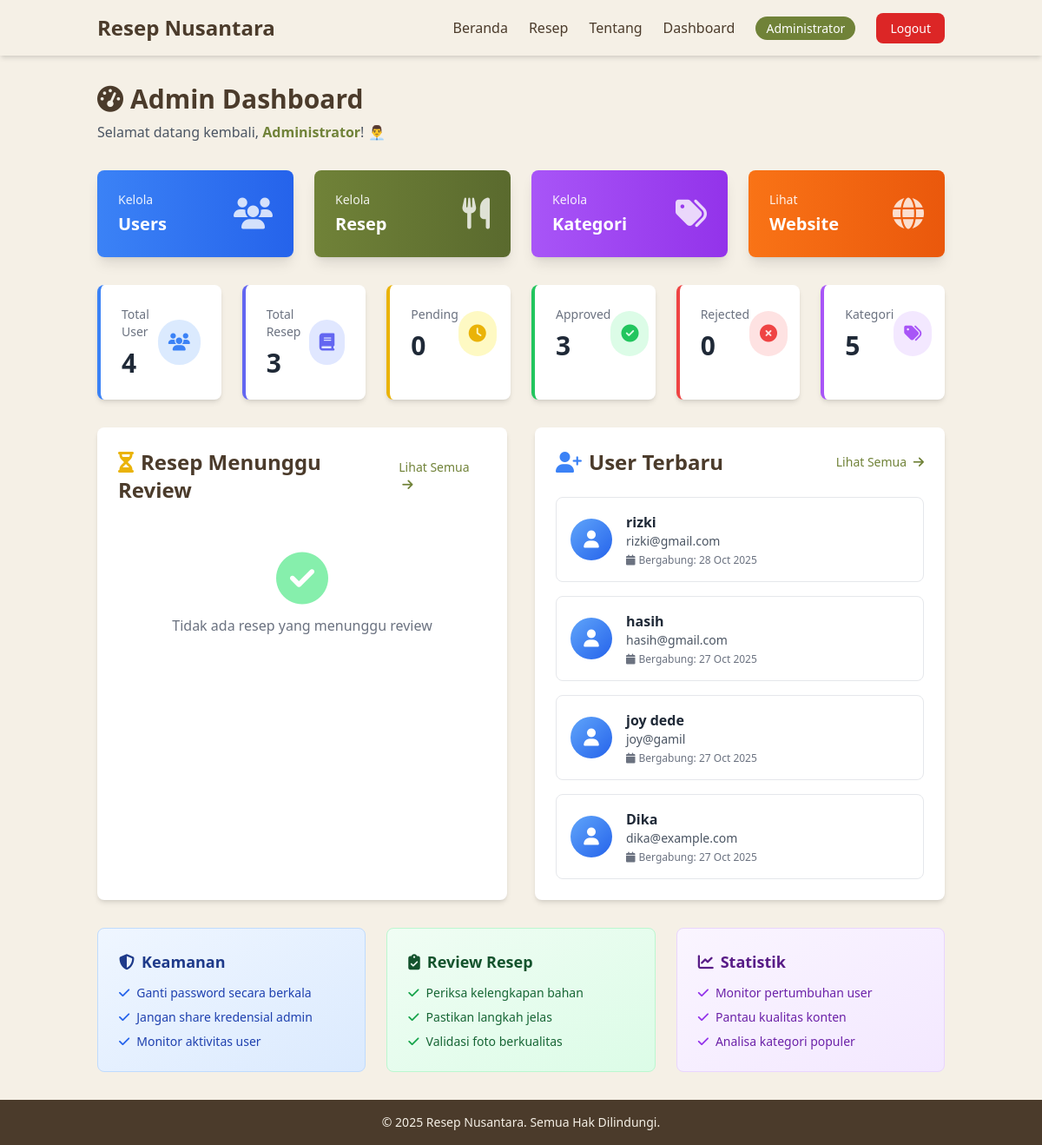
Page /admin/dashboard.php (signed in) on the committed database.
### tables this page shows
CREATE TABLE `users` (
  `id` int(11) NOT NULL,
  `name` varchar(100) NOT NULL,
  `email` varchar(100) NOT NULL,
  `password` varchar(255) NOT NULL,
  `role` enum('admin','user') DEFAULT 'user',
  `created_at` datetime DEFAULT current_timestamp(),
  `updated_at` datetime DEFAULT current_timestamp() ON UPDATE current_timestamp()
);

### admin/dashboard.php (the view, shortened to what this page needs)
<?php
require_once __DIR__ . '/../includes/auth_check.php';
$admin_name = $_SESSION['name'];
$stats_query = "SELECT
    (SELECT COUNT(*) FROM users WHERE role = 'user') as total_users,
    (SELECT COUNT(*) FROM recipes) as total_recipes,
    (SELECT COUNT(*) FROM recipes WHERE status = 'pending') as pending_recipes,
    (SELECT COUNT(*) FROM recipes WHERE status = 'approved') as approved_recipes,
    (SELECT COUNT(*) FROM recipes WHERE status = 'rejected') as rejected_recipes,
    (SELECT COUNT(*) FROM categories) as total_categories";
$stats_result = $conn->query($stats_query);
$stats = $stats_result->fetch_assoc();
$pending_query = "SELECT r.id, r.title, r.created_at, u.name as author_name, u.email as author_email,
    (SELECT GROUP_CONCAT(c.name SEPARATOR ', ')
     FROM recipe_categories rc
     JOIN categories c ON rc.category_id = c.id
     WHERE rc.recipe_id = r.id) as categories
    FROM recipes r
    JOIN users u ON r.user_id = u.id
    WHERE r.status = 'pending'
    ORDER BY r.created_at ASC
    LIMIT 5";
$pending_recipes = $conn->query($pending_query);
$recent_users_query = "SELECT id, name, email, created_at FROM users
    WHERE role = 'user'
    ORDER BY created_at DESC
    LIMIT 5";
$recent_users = $conn->query($recent_users_query);
include '../includes/header.php';
?>
<main class="flex-grow container mx-auto px-6 py-8">
    <div class="mb-8">
        <h1 class="text-3xl font-bold text-[#4b3b2b] mb-2">
            <i class="fas fa-tachometer-alt mr-2"></i>Admin Dashboard
        </h1>
        <p class="text-gray-600">Selamat datang kembali, <span class="font-semibold text-[#708238]"><?php echo htmlspecialchars($admin_name); ?></span>! 👨‍💼</p>
    </div>
    <div class="grid grid-cols-1 md:grid-cols-4 gap-6 mb-8">
        <a href="manage_users.php" class="bg-gradient-to-r from-blue-500 to-blue-600 text-white rounded-lg p-6 shadow-lg hover:shadow-xl transition transform hover:-translate-y-1">
            <div class="flex items-center justify-between">
                <div>
                    <p class="text-sm opacity-90">Kelola</p>
                    <h3 class="text-xl font-bold mt-1">Users</h3>
                </div>
                <i class="fas fa-users text-4xl opacity-80"></i>
            </div>
        </a>
        <a href="manage_recipes.php" class="bg-gradient-to-r from-[#708238] to-[#5a6a2e] text-white rounded-lg p-6 shadow-lg hover:shadow-xl transition transform hover:-translate-y-1">
            <div class="flex items-center justify-between">
                <div>
                    <p class="text-sm opacity-90">Kelola</p>
                    <h3 class="text-xl font-bold mt-1">Resep</h3>
                </div>
                <i class="fas fa-utensils text-4xl opacity-80"></i>
            </div>
        </a>
        <a href="manage_categories.php" class="bg-gradient-to-r from-purple-500 to-purple-600 text-white rounded-lg p-6 shadow-lg hover:shadow-xl transition transform hover:-translate-y-1">
            <div class="flex items-center justify-between">
                <div>
                    <p class="text-sm opacity-90">Kelola</p>
                    <h3 class="text-xl font-bold mt-1">Kategori</h3>
                </div>
                <i class="fas fa-tags text-4xl opacity-80"></i>
            </div>
        </a>
        <a href="../index.php" class="bg-gradient-to-r from-orange-500 to-orange-600 text-white rounded-lg p-6 shadow-lg hover:shadow-xl transition transform hover:-translate-y-1">
            <div class="flex items-center justify-between">
                <div>
                    <p class="text-sm opacity-90">Lihat</p>
                    <h3 class="text-xl font-bold mt-1">Website</h3>
                </div>
                <i class="fas fa-globe text-4xl opacity-80"></i>
            </div>
        </a>
    </div>
    <div class="grid grid-cols-1 md:grid-cols-2 lg:grid-cols-6 gap-6 mb-8">
        <div class="bg-white rounded-lg shadow-md p-6 border-l-4 border-blue-500">
            <div class="flex items-center justify-between">
                <div>
                    <p class="text-gray-500 text-sm font-medium">Total User</p>
                    <p class="text-3xl font-bold text-gray-800 mt-2"><?php echo $stats['total_users']; ?></p>
                </div>
                <div class="bg-blue-100 rounded-full p-3">
                    <i class="fas fa-users text-xl text-blue-500"></i>
                </div>
            </div>
        </div>
        <div class="bg-white rounded-lg shadow-md p-6 border-l-4 border-indigo-500">
            <div class="flex items-center justify-between">
                <div>
                    <p class="text-gray-500 text-sm font-medium">Total Resep</p>
                    <p class="text-3xl font-bold text-gray-800 mt-2"><?php echo $stats['total_recipes']; ?></p>
                </div>
                <div class="bg-indigo-100 rounded-full p-3">
                    <i class="fas fa-book text-xl text-indigo-500"></i>
                </div>
            </div>
        </div>
        <div class="bg-white rounded-lg shadow-md p-6 border-l-4 border-yellow-500">
            <div class="flex items-center justify-between">
                <div>
                    <p class="text-gray-500 text-sm font-medium">Pending</p>
                    <p class="text-3xl font-bold text-gray-800 mt-2"><?php echo $stats['pending_recipes']; ?></p>
                </div>
                <div class="bg-yellow-100 rounded-full p-3">
                    <i class="fas fa-clock text-xl text-yellow-500"></i>
                </div>
            </div>
        </div>
        <div class="bg-white rounded-lg shadow-md p-6 border-l-4 border-green-500">
            <div class="flex items-center justify-between">
                <div>
                    <p class="text-gray-500 text-sm font-medium">Approved</p>
                    <p class="text-3xl font-bold text-gray-800 mt-2"><?php echo $stats['approved_recipes']; ?></p>
                </div>
                <div class="bg-green-100 rounded-full p-3">
                    <i class="fas fa-check-circle text-xl text-green-500"></i>
                </div>
            </div>
        </div>
        <div class="bg-white rounded-lg shadow-md p-6 border-l-4 border-red-500">
            <div class="flex items-center justify-between">
                <div>
                    <p class="text-gray-500 text-sm font-medium">Rejected</p>
                    <p class="text-3xl font-bold text-gray-800 mt-2"><?php echo $stats['rejected_recipes']; ?></p>
                </div>
                <div class="bg-red-100 rounded-full p-3">
                    <i class="fas fa-times-circle text-xl text-red-500"></i>
                </div>
            </div>
        </div>
        <div class="bg-white rounded-lg shadow-md p-6 border-l-4 border-purple-500">
            <div class="flex items-center justify-between">
                <div>
                    <p class="text-gray-500 text-sm font-medium">Kategori</p>
                    <p class="text-3xl font-bold text-gray-800 mt-2"><?php echo $stats['total_categories']; ?></p>
                </div>
                <div class="bg-purple-100 rounded-full p-3">
                    <i class="fas fa-tags text-xl text-purple-500"></i>
                </div>
            </div>
        </div>
    </div>
    <div class="grid grid-cols-1 lg:grid-cols-2 gap-8">
        <div class="bg-white rounded-lg shadow-md p-6">
            <div class="flex items-center justify-between mb-6">
                <h2 class="text-2xl font-bold text-[#4b3b2b]">
                    <i class="fas fa-hourglass-half text-yellow-500 mr-2"></i>Resep Menunggu Review
                </h2>
                <a href="manage_recipes.php?status=pending" class="text-[#708238] hover:text-[#5a6a2e] font-medium text-sm">
                    Lihat Semua <i class="fas fa-arrow-right ml-1"></i>
                </a>
            </div>
            <?php if ($pending_recipes->num_rows > 0): ?>
            <div class="space-y-4">
                <?php while ($recipe = $pending_recipes->fetch_assoc()): ?>
                <div class="border border-gray-200 rounded-lg p-4 hover:border-[#708238] transition">
                    <div class="flex items-start justify-between">
                        <div class="flex-1">
                            <h3 class="font-bold text-gray-800 mb-1"><?php echo htmlspecialchars($recipe['title']); ?></h3>
                            <p class="text-sm text-gray-600 mb-2">
                                <i class="fas fa-user mr-1"></i><?php echo htmlspecialchars($recipe['author_name']); ?>
                                <span class="mx-2">•</span>
                                <i class="fas fa-clock mr-1"></i><?php echo date('d M Y', strtotime($recipe['created_at'])); ?>
                            </p>
                            <?php if ($recipe['categories']): ?>
                            <p class="text-xs text-gray-500">
                                <i class="fas fa-tags mr-1"></i><?php echo htmlspecialchars($recipe['categories']); ?>
                            </p>
                            <?php endif; ?>
                        </div>
                        <a href="../recipe_detail.php?id=<?php echo $recipe['id']; ?>"
                           class="ml-4 bg-[#708238] text-white px-4 py-2 rounded-lg hover:bg-[#5a6a2e] transition text-sm">
                            <i class="fas fa-eye mr-1"></i>Review
                        </a>
                    </div>
                </div>
                <?php endwhile; ?>
            </div>
            <?php else: ?>
            <div class="text-center py-8">
                <i class="fas fa-check-circle text-6xl text-green-300 mb-3"></i>
                <p class="text-gray-500">Tidak ada resep yang menunggu review</p>
            </div>
            <?php endif; ?>
        </div>
        <div class="bg-white rounded-lg shadow-md p-6">
            <div class="flex items-center justify-between mb-6">
                <h2 class="text-2xl font-bold text-[#4b3b2b]">
                    <i class="fas fa-user-plus text-blue-500 mr-2"></i>User Terbaru
                </h2>
                <a href="manage_users.php" class="text-[#708238] hover:text-[#5a6a2e] font-medium text-sm">
                    Lihat Semua <i class="fas fa-arrow-right ml-1"></i>
                </a>
            </div>
            <?php if ($recent_users->num_rows > 0): ?>
            <div class="space-y-4">
                <?php while ($user = $recent_users->fetch_assoc()): ?>
                <div class="flex items-center justify-between border border-gray-200 rounded-lg p-4 hover:border-blue-400 transition">
                    <div class="flex items-center">
                        <div class="w-12 h-12 bg-gradient-to-br from-blue-400 to-blue-600 rounded-full flex items-center justify-center mr-4">
                            <i class="fas fa-user text-white text-xl"></i>
                        </div>
                        <div>
                            <h3 class="font-bold text-gray-800"><?php echo htmlspecialchars($user['name']); ?></h3>
                            <p class="text-sm text-gray-600"><?php echo htmlspecialchars($user['email']); ?></p>
                            <p class="text-xs text-gray-500 mt-1">
                                <i class="fas fa-calendar mr-1"></i>Bergabung: <?php echo date('d M Y', strtotime($user['created_at'])); ?>
                            </p>
                        </div>
                    </div>
                </div>
                <?php endwhile; ?>
            </div>
            <?php endif; ?>
        </div>
    </div>
    <div class="grid grid-cols-1 md:grid-cols-3 gap-6 mt-8">
        <div class="bg-gradient-to-br from-blue-50 to-blue-100 rounded-lg p-6 border border-blue-200">
            <h3 class="font-bold text-lg text-blue-900 mb-3">
                <i class="fas fa-shield-alt mr-2"></i>Keamanan
            </h3>
            <ul class="space-y-2 text-sm text-blue-800">
                <li><i class="fas fa-check text-blue-600 mr-2"></i>Ganti password secara berkala</li>
                <li><i class="fas fa-check text-blue-600 mr-2"></i>Jangan share kredensial admin</li>
                <li><i class="fas fa-check text-blue-600 mr-2"></i>Monitor aktivitas user</li>
            </ul>
        </div>
        <div class="bg-gradient-to-br from-green-50 to-green-100 rounded-lg p-6 border border-green-200">
            <h3 class="font-bold text-lg text-green-900 mb-3">
                <i class="fas fa-clipboard-check mr-2"></i>Review Resep
            </h3>
            <ul class="space-y-2 text-sm text-green-800">
                <li><i class="fas fa-check text-green-600 mr-2"></i>Periksa kelengkapan bahan</li>
                <li><i class="fas fa-check text-green-600 mr-2"></i>Pastikan langkah jelas</li>
                <li><i class="fas fa-check text-green-600 mr-2"></i>Validasi foto berkualitas</li>
            </ul>
        </div>
        <div class="bg-gradient-to-br from-purple-50 to-purple-100 rounded-lg p-6 border border-purple-200">
            <h3 class="font-bold text-lg text-purple-900 mb-3">
                <i class="fas fa-chart-line mr-2"></i>Statistik
            </h3>
            <ul class="space-y-2 text-sm text-purple-800">
                <li><i class="fas fa-check text-purple-600 mr-2"></i>Monitor pertumbuhan user</li>
                <li><i class="fas fa-check text-purple-600 mr-2"></i>Pantau kualitas konten</li>
                <li><i class="fas fa-check text-purple-600 mr-2"></i>Analisa kategori populer</li>
            </ul>
        </div>
    </div>
</main>
<?php include '../includes/footer.php'; ?>

### rows in the picture
users: name "rizki", email "rizki@gmail.com", created_at "28 Oct 2025"
users: name "hasih", email "hasih@gmail.com", created_at "27 Oct 2025"
users: name "joy dede", email "joy@gamil", created_at "27 Oct 2025"
users: name "Dika", email "dika@example.com", created_at "27 Oct 2025"

### other values in the picture
$_SESSION['name'] "Administrator"
$admin_name "Administrator"
$stats['total_users'] "4"
$stats['total_recipes'] "3"
$stats['pending_recipes'] "0"
$stats['approved_recipes'] "3"
$stats['rejected_recipes'] "0"
$stats['total_categories'] "5"
